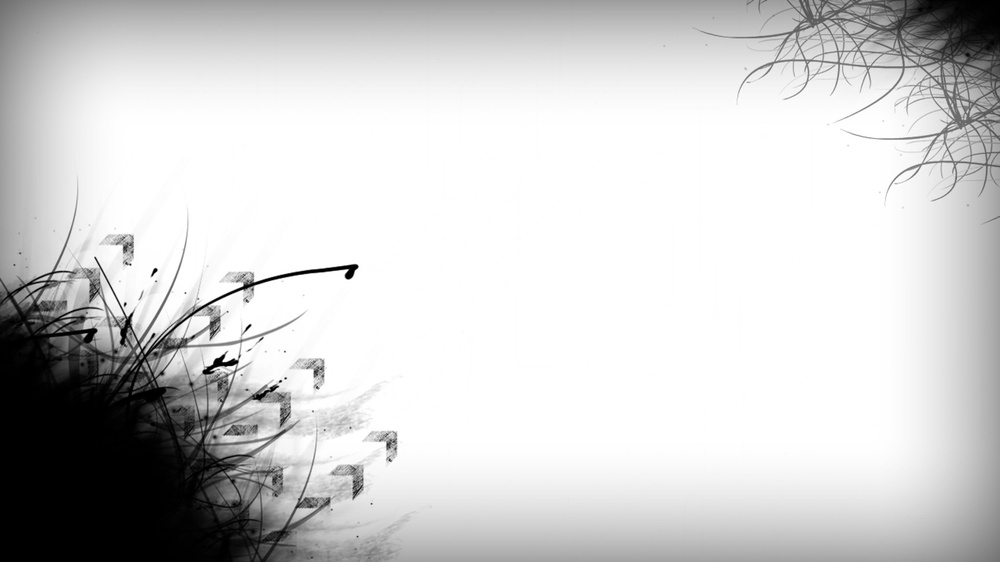
#> input picture vision/test2.jpg, 1000 x 562 px, shrunk from 1920 x 1080 before the run, given in place of the camera
$ python compute_centroids.py
#> lines starting #> are read from the running program, lines starting #| are printed output that depends on the picture; after the words box and inside, x2 and y2 are one past the last pixel; in counts of white or black regions, pixels touching at a corner belong together
import cv2 as cv
import numpy as np
import copy
from matplotlib import pyplot as plt
import time
from scipy import ndimage

def block_mean(ar, fact):
    assert isinstance(fact, int), type(fact)
    sx, sy = ar.shape
    X, Y = np.ogrid[0:sx, 0:sy]
    regions = sy // fact * (X // fact) + Y // fact
    res = ndimage.mean(ar, labels=regions, index=np.arange(regions.max() + 1))
    res.shape = (sx // fact, sy // fact)
    return res

def threshold_image(image):
    gray = cv.cvtColor(image, cv.COLOR_BGR2GRAY)
    ret, thresh = cv.threshold(gray, 0, 255, cv.THRESH_BINARY_INV + cv.THRESH_OTSU)
    return thresh


def wavefront(seg_image, init_r, init_c, count):
    queue = []
    row_max, col_max = seg_image.shape
    # queue contains positions of pixels contained in segment
    # add initial pixel position
    queue.append([init_r, init_c])

    # array to keep track of positions that have been added to queue
    added_positions_array = np.zeros((row_max, col_max))
    added_positions_array[init_r, init_c] = 1

    while (len(queue) > 0):
        pix_info = queue.pop(0)
        row = pix_info[0]
        col = pix_info[1]
        # since pixel in foreground, set value to count + 1
        seg_image[row, col] = count + 1

        # BFS to find next neighbours (4pt connectivity)
        if (row > 0 and added_positions_array[row - 1, col] == 0 and seg_image[row - 1, col] == 255):
            # move up
            queue.append([row - 1, col])
            added_positions_array[row - 1, col] = 1; # position marked

        if (col > 0 and added_positions_array[row, col - 1] == 0 and seg_image[row, col - 1] == 255):
            # move left
            queue.append([row, col - 1])
            added_positions_array[row, col - 1] = 1; # position marked


        if (row < (row_max - 1) and added_positions_array[row + 1, col] == 0 and seg_image[row + 1, col] == 255):
            # move down
            queue.append([row + 1, col])
            added_positions_array[row + 1, col] = 1; # position marked

        if (col < (col_max - 1) and added_positions_array[row, col + 1] == 0 and seg_image[row, col + 1] == 255):
            # move right
            queue.append([row, col + 1])
            added_positions_array[row, col + 1] = 1; # position marked

    return seg_image

def segment_image(thresh):
    segment_count = 0
    seg = copy.deepcopy(thresh)
    for i in range(seg.shape[0]):
        for j in range(seg.shape[1]):
            # if pixel is in foreground run wavefront algorithm
            if seg[i, j] == 255:
                segment_count = segment_count + 1
                seg = wavefront(seg, i, j, segment_count)
    return seg

def isolate_segment(seg, init_r, init_c, label):
    top_row = -1
    bottom_row = -1
    left_col = -1
    right_col = -1

    for tb_row in range(seg.shape[0]):
        for col in range(seg.shape[1]):
            if (seg[tb_row, col] == label):
                if top_row == -1:
                    top_row = tb_row
                else:
                    bottom_row = tb_row

    for lr_col in range(0, seg.shape[1]):
        for row in range(seg.shape[0]):
            if (seg[row, lr_col] == label):
                if left_col == -1:
                    left_col = lr_col
                else:
                    right_col = lr_col

    if (top_row != -1 and bottom_row == -1):
        bottom_row = top_row

    if (left_col != -1 and right_col == -1):
        right_col = left_col

    isolated_segment = seg[top_row : bottom_row, left_col : right_col]

    num_pix = 0
    cx = 0
    cy = 0

    for i in range(isolated_segment.shape[0]):
        for j in range(isolated_segment.shape[1]):
            if (isolated_segment[i, j] == label):
                num_pix += 1
                cx = cx + j + left_col - 1
                cy = cy + i + top_row - 1

    if num_pix != 0:
        cx = cx // num_pix
        cy = cy // num_pix

    return (cx, cy, num_pix)

def calculate_centroids(seg):
    segment_label = 0
    all_centroids = []
    for i in range(0, seg.shape[0]):
        for j in range(seg.shape[1]):
            if seg[i, j] > segment_label:
                segment_label = seg[i, j]
                cx, cy, n = isolate_segment(seg, i, j, segment_label)
                if n != 0:
                    all_centroids.append([cx, cy, n])

    return all_centroids

if __name__ == "__main__":

    start_time = time.time()
    cam = cv.VideoCapture(0)

    cv.namedWindow("test")

    while True:
        ret, image = cam.read()
#> image is the input picture: shape (562, 1000, 3); min 0, max 255, mean 206.8
        if ret:
            k = cv.waitKey(1)
#> (key Esc is pressed here)
            if k == ord('r'):
                cv.imshow("test", image)
                cv.imwrite("test.png", image)
                break
            else:
                break

    cam.release()
    cv.destroyAllWindows()

    thresh = threshold_image(image)
#> in threshold_image, `ret, thresh = cv.threshold(gray, 0, 255, cv.THRESH_BINARY_INV + cv.THR..`:
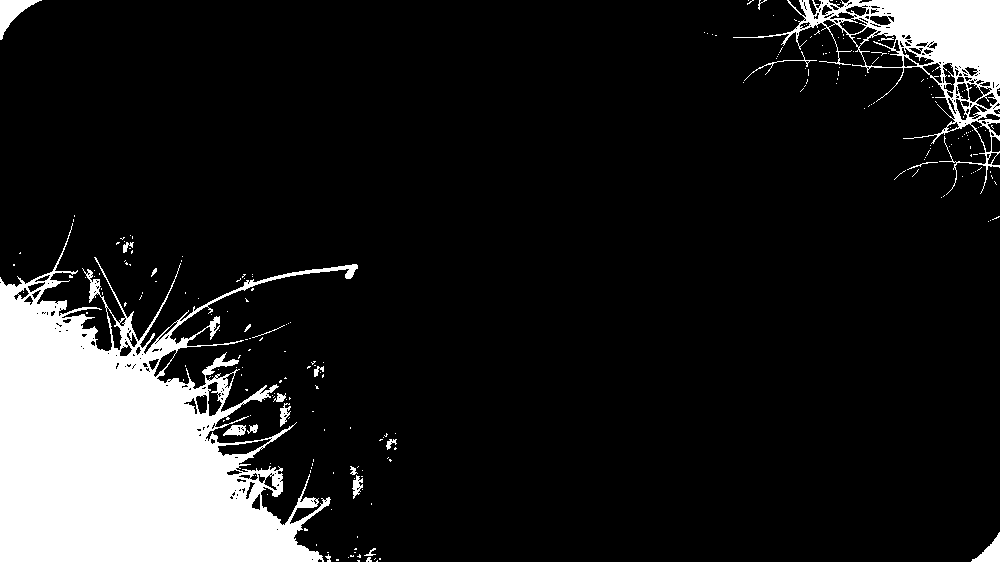
#> thresh: shape (562, 1000); 13% white; 239 white regions (216 under 20 px), largest, box (x1, y1, x2, y2) and area: (0, 223, 358, 562) 59379, (733, 0, 1000, 195) 10923, (0, 0, 42, 40) 647
#> in threshold_image, `ret, thresh = cv.threshold(gray, 0, 255, cv.THRESH_BINARY_INV + cv.THR..`: ret = 134

    if thresh.shape[0] > 1000 or thresh.shape[1] > 1000:
        thresh = block_mean(thresh, 2)

    kernel = np.ones((3, 3), np.uint8)
    thresh = cv.dilate(thresh, kernel, iterations=5)
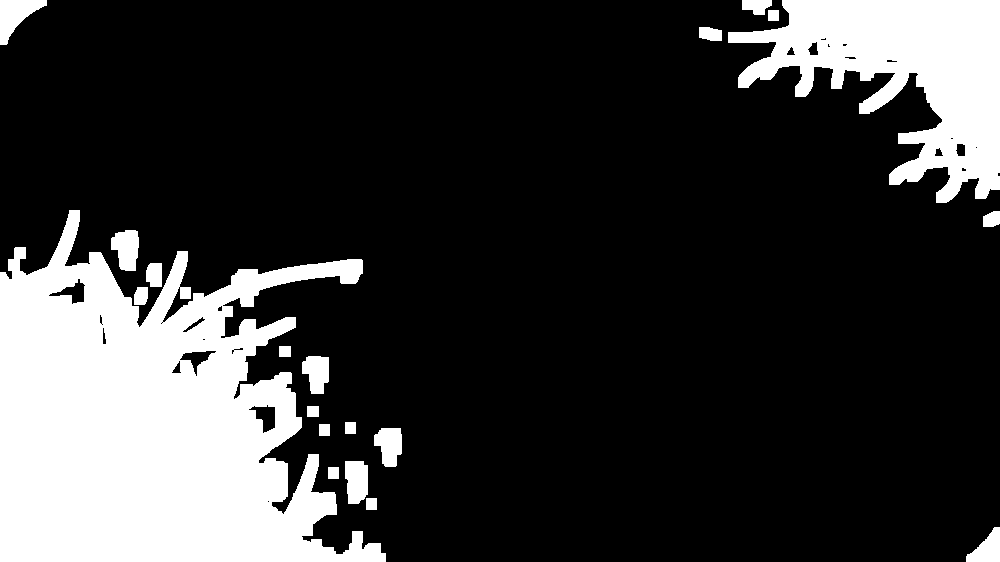
#> thresh: shape (562, 1000); 21.2% white; 20 white regions, largest, box (x1, y1, x2, y2) and area: (0, 210, 386, 562) 83833, (728, 0, 1000, 203) 27633, (0, 0, 47, 45) 1082

    seg = segment_image(thresh)
#> after the loop in segment_image, `for i in range(seg.shape[0]):`:
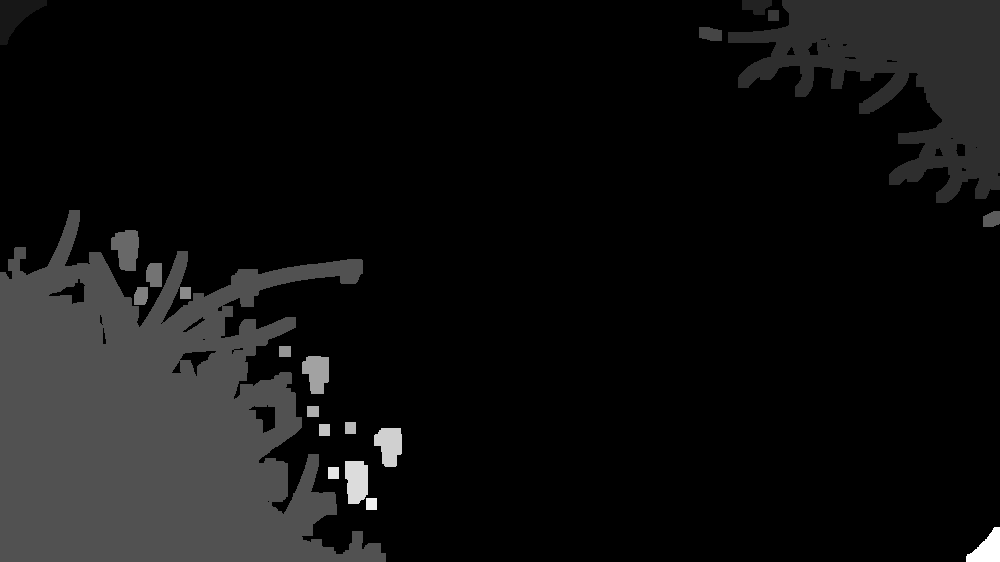
#> seg: shape (562, 1000); min 0, max 22, mean 1.4; drawn with min black and max white
#> after the loop in segment_image, `for i in range(seg.shape[0]):`: segment_count = 21

    centroids = calculate_centroids(seg)
#> the loop in calculate_centroids, `for i in range(0, seg.shape[0]):` made 562 passes
#> pass 1, in isolate_segment, `isolated_segment = seg[top_row : bottom_row, left_col : right_col]`:
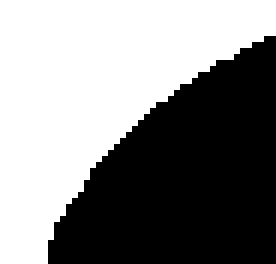
#> isolated_segment: shape (44, 46) (shown 6 times larger); values 0 (black) and 2 (white), 52.8% white; 1 black region, box (x1, y1, x2, y2) and area: (8, 6, 46, 44) 955
#> pass 1, in isolate_segment (call 3), `isolated_segment = seg[top_row : bottom_row, left_col : right_col]`:
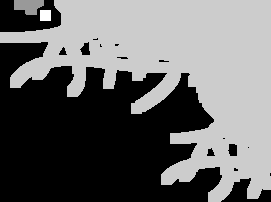
#> isolated_segment: shape (202, 271); min 0, max 5, mean 2.03; drawn with min black and max white
#> after the loop in calculate_centroids, `for i in range(0, seg.shape[0]):`: all_centroids = 21 items, first 6: [14, 13, 1069], [754, 4, 323], [903, 70, 27435], [771, 13, 100], [708, 32, 253], [146, 421, 83307]; cx = 985; cy = 547; n = 645; segment_label = 22
#> centroids has the same summary as all_centroids in calculate_centroids
    print(centroids)
#> (printed output is left out)

    print("Time taken: ", time.time() - start_time)

    img = copy.deepcopy(thresh)

    for centroid in centroids:
        cx = centroid[0]
        cy = centroid[1]
        img = cv.circle(img, (cx, cy), radius=5, color=(0, 255,  0), thickness=-1)
#> this loop made 21 passes
#> (centroid, cx, cy) on passes 1 to 12: ([14, 13, 1069], 14, 13), ([754, 4, 323], 754, 4), ([903, 70, 27435], 903, 70), ([771, 13, 100], 771, 13), ([708, 32, 253], 708, 32), ([146, 421, 83307], 146, 421), ([990, 217, 207], 990, 217), ([124, 247, 847], 124, 247), ([152, 272, 315], 152, 272), ([139, 294, 204], 139, 294), ([183, 291, 110], 183, 291), ([283, 349, 110], 283, 349)
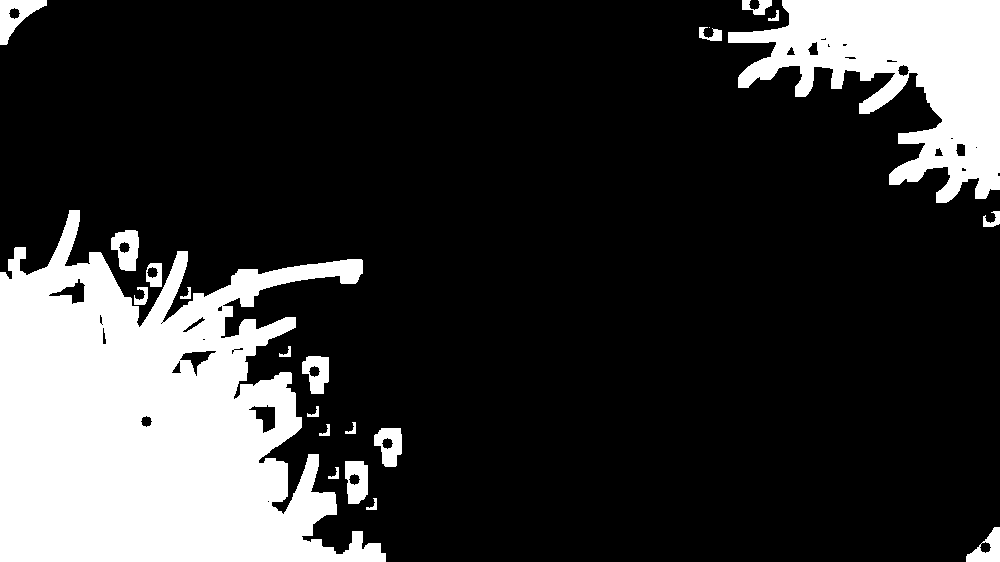
#> img: shape (562, 1000); 20.9% white; 22 white regions (1 under 20 px), largest, box (x1, y1, x2, y2) and area: (0, 210, 386, 562) 83620, (728, 0, 1000, 203) 27552, (0, 0, 47, 45) 1001

    cv.imshow("centroids", img)
    cv.waitKey(0)

    h, w = thresh.shape
#> h = 562; w = 1000
    # gridlines setup

    # horizontals:
    horizontal_pl_1 = (0, h // 4)
#> horizontal_pl_1 = (0, 140)
    horizontal_pr_1 = (w, h // 4)
#> horizontal_pr_1 = (1000, 140)

    horizontal_pl_2 = (0, 2 * (h // 4))
#> horizontal_pl_2 = (0, 280)
    horizontal_pr_2 = (w, 2 * (h // 4))
#> horizontal_pr_2 = (1000, 280)

    horizontal_pl_3 = (0, 3 * (h // 4))
#> horizontal_pl_3 = (0, 420)
    horizontal_pr_3 = (w, 3 * (h // 4))
#> horizontal_pr_3 = (1000, 420)

    vertical_pl_1 = (w // 4, 0)
#> vertical_pl_1 = (250, 0)
    vertical_pr_1 = (w // 4, h)

    vertical_pl_2 = (2 * (w // 4), 0)
    vertical_pr_2 = (2 * (w // 4), h)

    vertical_pl_3 = (3 * (w // 4), 0)
    vertical_pr_3 = (3 * (w // 4), h)

    color = (255, 255, 255)

    cv.line(img, horizontal_pl_1, horizontal_pr_1, color)
    cv.line(img, horizontal_pl_2, horizontal_pr_2, color)
    cv.line(img, horizontal_pl_3, horizontal_pr_3, color)

    cv.line(img, vertical_pl_1, vertical_pr_1, color)
    cv.line(img, vertical_pl_2, vertical_pr_2, color)
    cv.line(img, vertical_pl_3, vertical_pr_3, color)
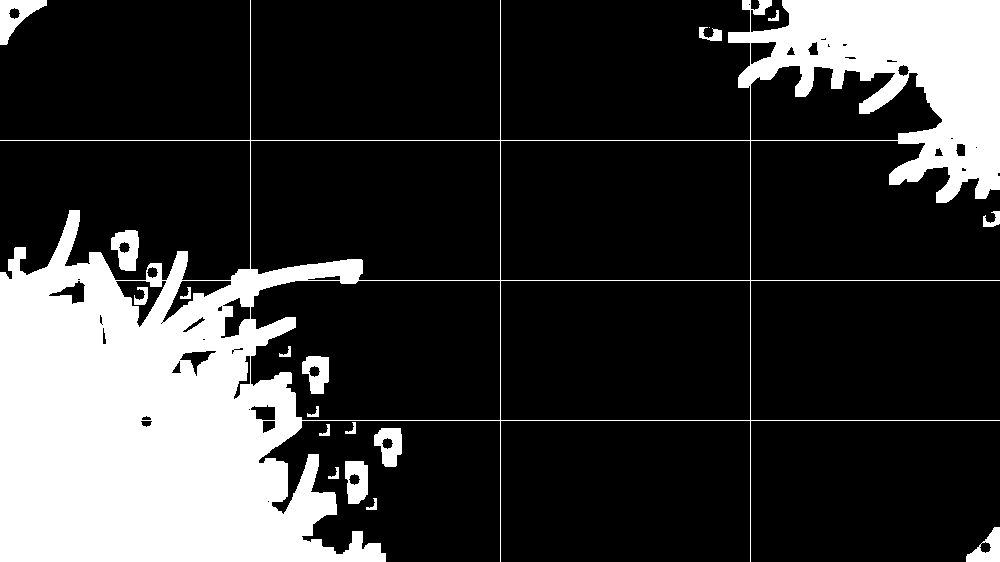
#> img: shape (562, 1000); 21.5% white; 19 white regions (1 under 20 px), largest, box (x1, y1, x2, y2) and area: (0, 0, 1000, 562) 115477, (0, 0, 47, 45) 1001, (111, 230, 139, 271) 788

    cv.imshow("line", img)
    cv.waitKey(0)
